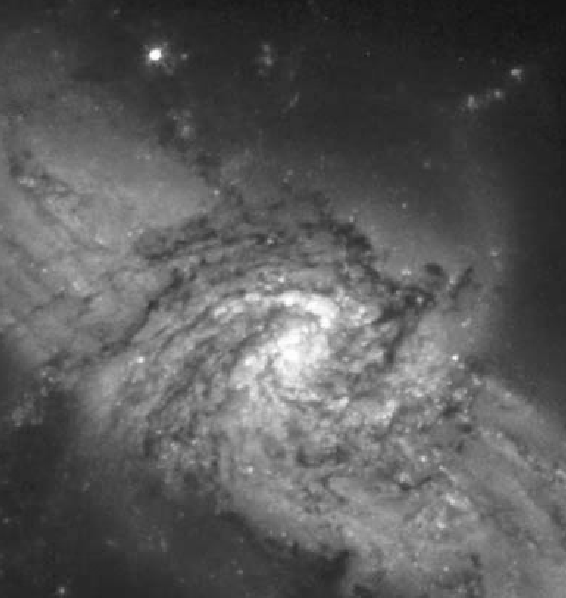
#> input picture Mathematical Operations in Image Processing/galaxy_pair.tif, 566 x 598 px
$ python MathOps_ImageProcessing.py
#> lines starting #> are read from the running program, lines starting #| are printed output that depends on the picture
import numpy as np
import cv2
from PIL import Image, ImageChops

# ==========IMAGE ADDITION FOR NOISE REDUCTION==========
galaxy_image = cv2.imread('galaxy_pair.tif')
#> galaxy_image is the input picture: shape (598, 566, 3); min 19, max 255, mean 89.9

# generating gaussian noise
row, col, ch = galaxy_image.shape
#> row = 598; col = 566; ch = 3
mean = 0
var = 0.09
sigma = 400000 * var

gauss_noise = np.random.normal(mean,sigma,(row,col,ch))
gauss_noise = gauss_noise.reshape(row, col, ch)
#cv2.imshow("Gaussian Noise", gauss_noise)

# noisy image
noisy_galaxy_image = galaxy_image + gauss_noise
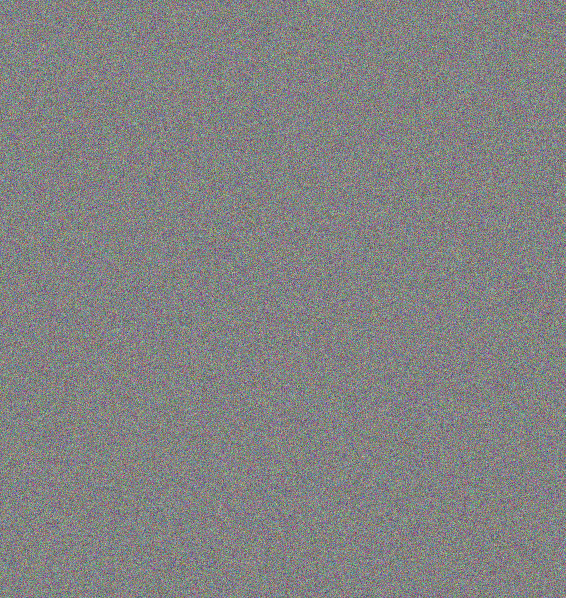
#> noisy_galaxy_image: shape (598, 566, 3) float64; mean B, G, R 159.6, 183.5, 79.6; drawn with min black and max white
cv2.imshow("Noisy Galaxy Image", noisy_galaxy_image)
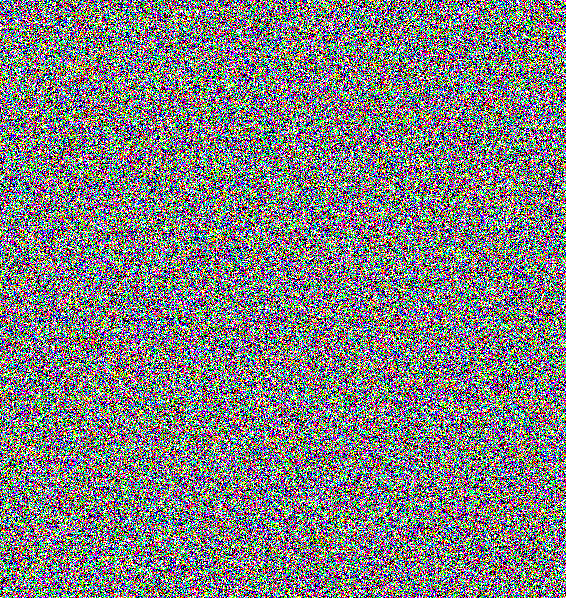
#> window 'Noisy Galaxy Image': shape (598, 566, 3); mean B, G, R 128.1, 128.1, 127.8
#cv2.waitKey()

# averaging the noisy image
n_images = [5, 10, 20, 50, 100]
for n in n_images:
  image_averages = []
  iter = n
  while iter > 0:
    gaussian_noise = np.random.normal(mean,sigma,(row,col,ch))
    gaussian_noise.reshape(row, col, ch)
    noisy_images = galaxy_image + gaussian_noise
    image_averages.append(noisy_images)

    iter -= 1
  denoised_image = np.zeros((row, col, ch))
  for avg in image_averages:
    denoised_image += avg
  denoised_image = denoised_image / n
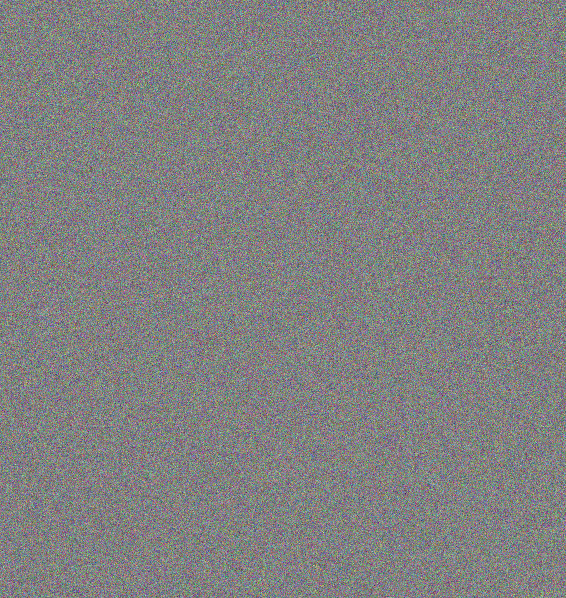
#> denoised_image: shape (598, 566, 3) float64; mean B, G, R 93.6, 97.8, 91.9; drawn with min black and max white
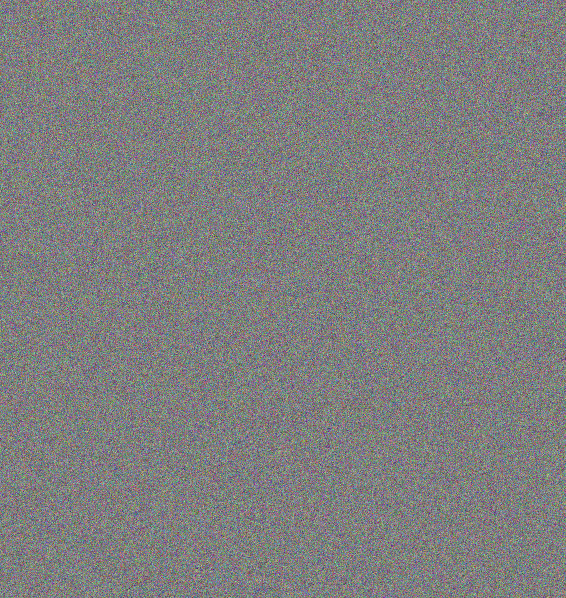
#> gaussian_noise: shape (598, 566, 3) float64; mean B, G, R 39.5, 138.1, -31.8; drawn with min black and max white
  #cv2.imshow(f"Averaging {n} images", denoised_image)

# ==========COMPARING IMAGES USING SUBTRACTION==========

# loading the original image
mask_image = cv2.imread('mask_image.tif')
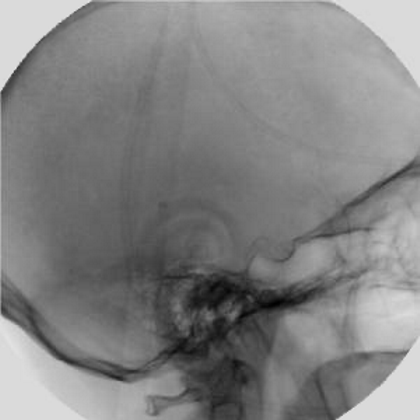
#> input picture Mathematical Operations in Image Processing/mask_image.tif, 420 x 420 px
#> mask_image is the input picture: shape (420, 420, 3); min 0, max 234, mean 130.7
live_image = cv2.imread('live_image.tif')
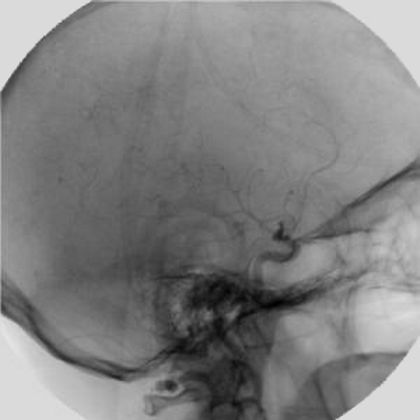
#> input picture Mathematical Operations in Image Processing/live_image.tif, 420 x 420 px
#> live_image is the input picture: shape (420, 420, 3); min 0, max 229, mean 129.3

result = cv2.subtract(mask_image, live_image)
result = 255 - result
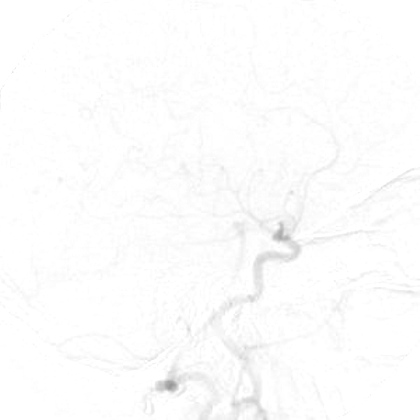
#> result: shape (420, 420, 3); min 151, max 255, mean 252.7
#cv2.imshow('Result', result)
